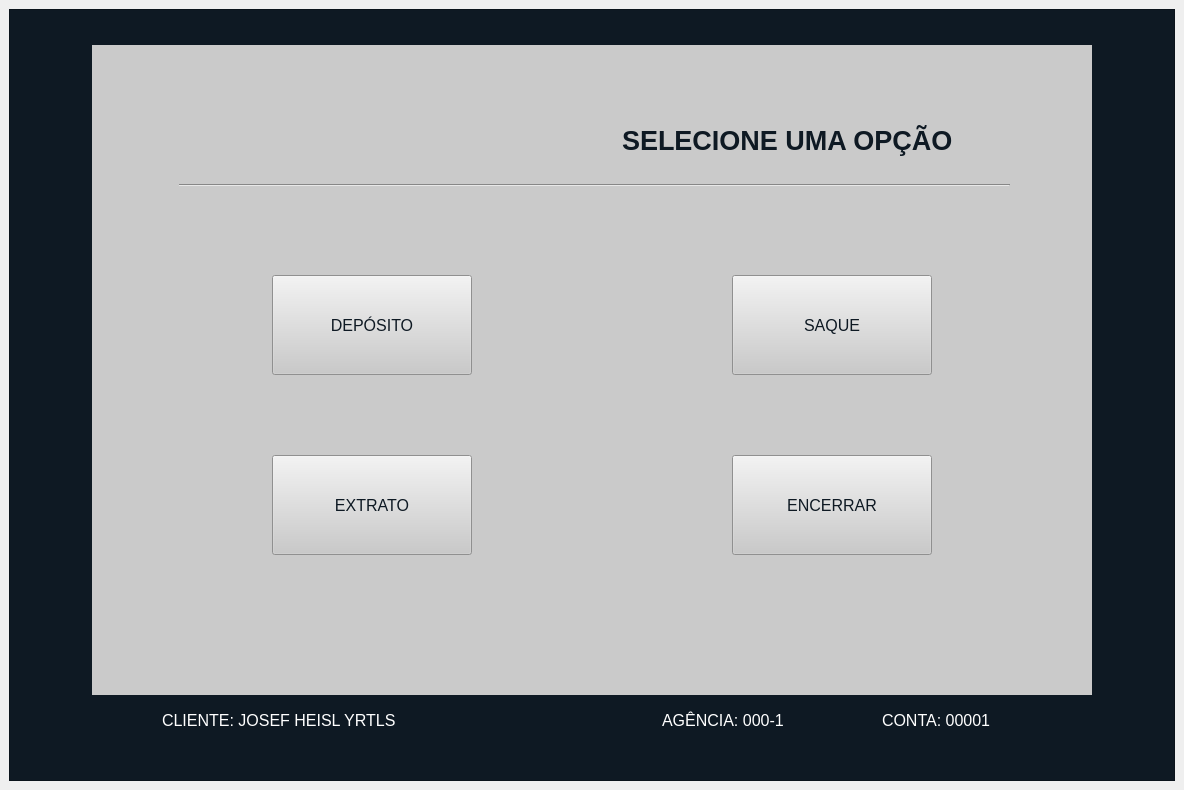
<?xml version="1.0" encoding="UTF-8"?>
<ui version="4.0">
 <class>MainWindow</class>
 <widget class="QMainWindow" name="MainWindow">
  <property name="geometry">
   <rect>
    <x>0</x>
    <y>0</y>
    <width>1184</width>
    <height>790</height>
   </rect>
  </property>
  <property name="windowTitle">
   <string>MainWindow</string>
  </property>
  <widget class="QWidget" name="centralwidget">
   <layout class="QGridLayout" name="gridLayout_2">
    <item row="0" column="0">
     <widget class="QFrame" name="container_main">
      <property name="styleSheet">
       <string notr="true">background-color: rgb(14, 25, 35);</string>
      </property>
      <property name="frameShape">
       <enum>QFrame::StyledPanel</enum>
      </property>
      <property name="frameShadow">
       <enum>QFrame::Raised</enum>
      </property>
      <layout class="QGridLayout" name="gridLayout">
       <item row="0" column="0">
        <widget class="QWidget" name="box_main" native="true">
         <property name="maximumSize">
          <size>
           <width>1000</width>
           <height>700</height>
          </size>
         </property>
         <property name="styleSheet">
          <string notr="true">background-color: rgb(202, 202, 202);</string>
         </property>
         <widget class="QLabel" name="label_title">
          <property name="geometry">
           <rect>
            <x>530</x>
            <y>80</y>
            <width>411</width>
            <height>31</height>
           </rect>
          </property>
          <property name="font">
           <font>
            <family>Segoe UI</family>
            <pointsize>20</pointsize>
            <weight>75</weight>
            <bold>true</bold>
           </font>
          </property>
          <property name="styleSheet">
           <string notr="true">color: rgb(14, 25, 35);</string>
          </property>
          <property name="text">
           <string>SELECIONE UMA OPÇÃO</string>
          </property>
          <property name="alignment">
           <set>Qt::AlignLeading|Qt::AlignLeft|Qt::AlignVCenter</set>
          </property>
         </widget>
         <widget class="QPushButton" name="btn_withdraw">
          <property name="geometry">
           <rect>
            <x>640</x>
            <y>230</y>
            <width>200</width>
            <height>100</height>
           </rect>
          </property>
          <property name="font">
           <font>
            <family>Segoe UI</family>
            <pointsize>12</pointsize>
           </font>
          </property>
          <property name="styleSheet">
           <string notr="true">color: rgb(14, 25, 35);</string>
          </property>
          <property name="text">
           <string>SAQUE</string>
          </property>
         </widget>
         <widget class="QPushButton" name="btn_deposit">
          <property name="geometry">
           <rect>
            <x>180</x>
            <y>230</y>
            <width>200</width>
            <height>100</height>
           </rect>
          </property>
          <property name="font">
           <font>
            <family>Segoe UI</family>
            <pointsize>12</pointsize>
           </font>
          </property>
          <property name="styleSheet">
           <string notr="true">color: rgb(14, 25, 35);</string>
          </property>
          <property name="text">
           <string>DEPÓSITO</string>
          </property>
         </widget>
         <widget class="QPushButton" name="btn_transaction">
          <property name="geometry">
           <rect>
            <x>180</x>
            <y>410</y>
            <width>200</width>
            <height>100</height>
           </rect>
          </property>
          <property name="font">
           <font>
            <family>Segoe UI</family>
            <pointsize>12</pointsize>
           </font>
          </property>
          <property name="styleSheet">
           <string notr="true">color: rgb(14, 25, 35);</string>
          </property>
          <property name="text">
           <string>EXTRATO</string>
          </property>
         </widget>
         <widget class="QLabel" name="label_client">
          <property name="geometry">
           <rect>
            <x>70</x>
            <y>660</y>
            <width>271</width>
            <height>31</height>
           </rect>
          </property>
          <property name="font">
           <font>
            <family>Segoe UI</family>
            <pointsize>12</pointsize>
           </font>
          </property>
          <property name="styleSheet">
           <string notr="true">background-color: rgb(14, 25, 35);
color: rgb(255, 255, 255);</string>
          </property>
          <property name="text">
           <string>CLIENTE: JOSEF HEISL YRTLS</string>
          </property>
         </widget>
         <widget class="QLabel" name="label_agencia">
          <property name="geometry">
           <rect>
            <x>570</x>
            <y>660</y>
            <width>181</width>
            <height>31</height>
           </rect>
          </property>
          <property name="font">
           <font>
            <family>Segoe UI</family>
            <pointsize>12</pointsize>
           </font>
          </property>
          <property name="styleSheet">
           <string notr="true">background-color: rgb(14, 25, 35);
color: rgb(255, 255, 255);</string>
          </property>
          <property name="text">
           <string>AGÊNCIA: 000-1</string>
          </property>
         </widget>
         <widget class="QLabel" name="label_account">
          <property name="geometry">
           <rect>
            <x>790</x>
            <y>660</y>
            <width>161</width>
            <height>31</height>
           </rect>
          </property>
          <property name="font">
           <font>
            <family>Segoe UI</family>
            <pointsize>12</pointsize>
           </font>
          </property>
          <property name="styleSheet">
           <string notr="true">background-color: rgb(14, 25, 35);
color: rgb(255, 255, 255);</string>
          </property>
          <property name="text">
           <string>CONTA: 00001</string>
          </property>
         </widget>
         <widget class="QPushButton" name="btn_close">
          <property name="geometry">
           <rect>
            <x>640</x>
            <y>410</y>
            <width>200</width>
            <height>100</height>
           </rect>
          </property>
          <property name="font">
           <font>
            <family>Segoe UI</family>
            <pointsize>12</pointsize>
           </font>
          </property>
          <property name="styleSheet">
           <string notr="true">color: rgb(14, 25, 35);</string>
          </property>
          <property name="text">
           <string>ENCERRAR</string>
          </property>
         </widget>
         <widget class="QLabel" name="box_logo">
          <property name="geometry">
           <rect>
            <x>80</x>
            <y>40</y>
            <width>201</width>
            <height>81</height>
           </rect>
          </property>
          <property name="text">
           <string/>
          </property>
          <property name="pixmap">
           <pixmap>../../assets/logo_clear.png</pixmap>
          </property>
          <property name="scaledContents">
           <bool>true</bool>
          </property>
         </widget>
         <widget class="QLabel" name="box_footer">
          <property name="geometry">
           <rect>
            <x>0</x>
            <y>650</y>
            <width>1001</width>
            <height>51</height>
           </rect>
          </property>
          <property name="styleSheet">
           <string notr="true">background-color: rgb(14, 25, 35);</string>
          </property>
          <property name="text">
           <string/>
          </property>
         </widget>
         <widget class="Line" name="line">
          <property name="geometry">
           <rect>
            <x>87</x>
            <y>130</y>
            <width>831</width>
            <height>20</height>
           </rect>
          </property>
          <property name="orientation">
           <enum>Qt::Horizontal</enum>
          </property>
         </widget>
         <zorder>box_footer</zorder>
         <zorder>label_title</zorder>
         <zorder>btn_withdraw</zorder>
         <zorder>btn_deposit</zorder>
         <zorder>btn_transaction</zorder>
         <zorder>label_client</zorder>
         <zorder>label_agencia</zorder>
         <zorder>label_account</zorder>
         <zorder>btn_close</zorder>
         <zorder>box_logo</zorder>
         <zorder>line</zorder>
        </widget>
       </item>
      </layout>
     </widget>
    </item>
   </layout>
  </widget>
 </widget>
 <resources/>
 <connections/>
</ui>
